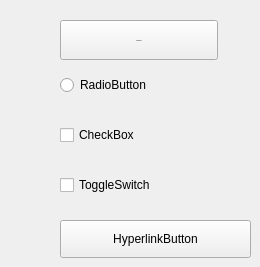
     <widget class="QWidget" name="tab">
      <property name="styleSheet">
       <string notr="true"/>
      </property>
      <attribute name="title">
       <string>Buttons</string>
      </attribute>
      <widget class="QRadioButton" name="radioButton">
       <property name="enabled">
        <bool>true</bool>
       </property>
       <property name="geometry">
        <rect>
         <x>60</x>
         <y>70</y>
         <width>141</width>
         <height>30</height>
        </rect>
       </property>
       <property name="styleSheet">
        <string notr="true"/>
       </property>
       <property name="text">
        <string>RadioButton</string>
       </property>
      </widget>
      <widget class="QCheckBox" name="checkBox">
       <property name="enabled">
        <bool>true</bool>
       </property>
       <property name="geometry">
        <rect>
         <x>60</x>
         <y>120</y>
         <width>121</width>
         <height>30</height>
        </rect>
       </property>
       <property name="styleSheet">
        <string notr="true"/>
       </property>
       <property name="text">
        <string>CheckBox</string>
       </property>
      </widget>
      <widget class="QCheckBox" name="toggleSwitch">
       <property name="enabled">
        <bool>true</bool>
       </property>
       <property name="geometry">
        <rect>
         <x>60</x>
         <y>170</y>
         <width>181</width>
         <height>30</height>
        </rect>
       </property>
       <property name="styleSheet">
        <string notr="true"/>
       </property>
       <property name="text">
        <string>ToggleSwitch</string>
       </property>
      </widget>
      <widget class="QPushButton" name="pushButton">
       <property name="enabled">
        <bool>true</bool>
       </property>
       <property name="geometry">
        <rect>
         <x>60</x>
         <y>20</y>
         <width>158</width>
         <height>40</height>
        </rect>
       </property>
       <property name="maximumSize">
        <size>
         <width>16777215</width>
         <height>40</height>
        </size>
       </property>
       <property name="font">
        <font>
         <family>Segoe UI Variable Small</family>
         <pointsize>-1</pointsize>
         <weight>50</weight>
         <italic>false</italic>
         <bold>false</bold>
         <underline>false</underline>
         <strikeout>false</strikeout>
         <kerning>true</kerning>
        </font>
       </property>
       <property name="styleSheet">
        <string notr="true"/>
       </property>
       <property name="text">
        <string>PushButton</string>
       </property>
      </widget>
      <widget class="QPushButton" name="hyperlinkButton">
       <property name="enabled">
        <bool>true</bool>
       </property>
       <property name="geometry">
        <rect>
         <x>60</x>
         <y>220</y>
         <width>191</width>
         <height>38</height>
        </rect>
       </property>
       <property name="styleSheet">
        <string notr="true"/>
       </property>
       <property name="text">
        <string>HyperlinkButton</string>
       </property>
      </widget>
     </widget>
